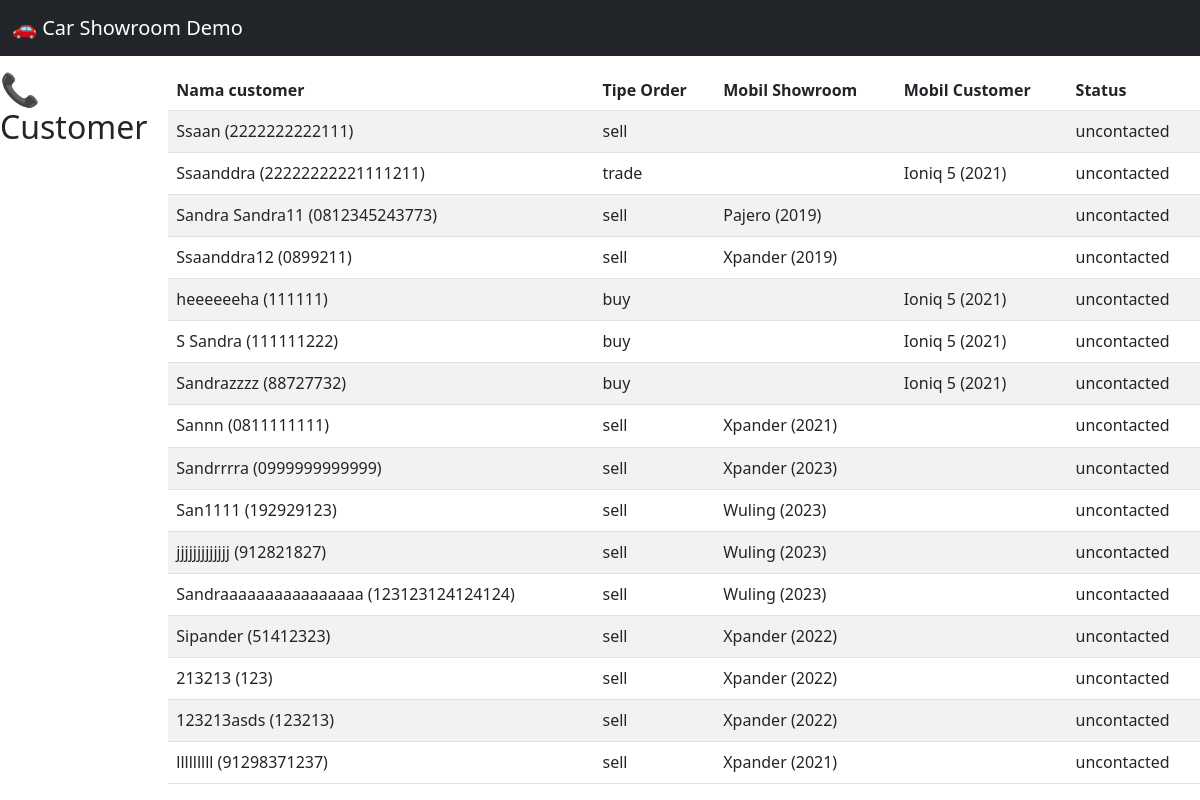
The app's page /demo/dashboard/customerlist/, older data.
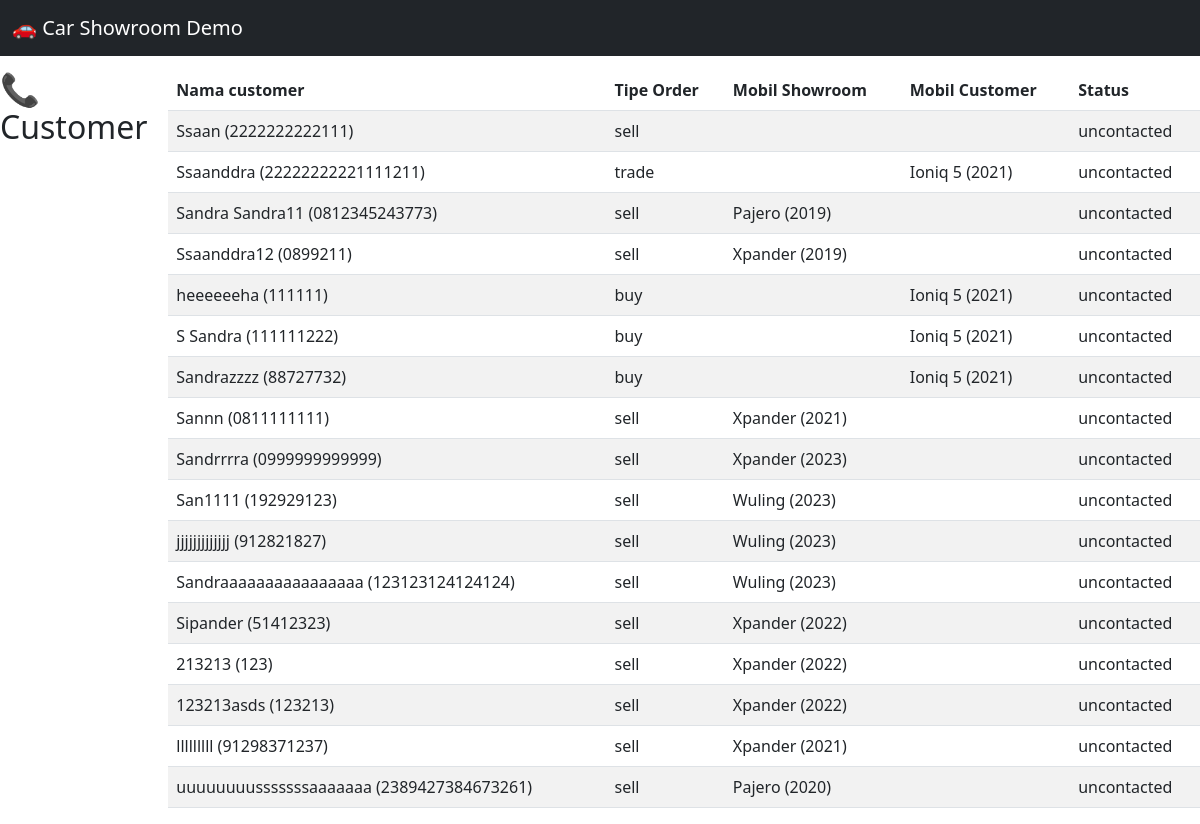
The same page, newer data.
### orders/models.py (models this page shows, shortened)
class Order(models.Model):
    ORDER_TYPE_CHOICES = [
        ("sell","Sell"),
        ("trade","Trade"),
        ("buy","Buy"),
    ]
    customer = models.ForeignKey(Customer, on_delete=models.CASCADE, related_name='orders')
    showroom_car = models.ForeignKey(Cars, on_delete=models.CASCADE, null=True, blank=True)
    offer_type = models.CharField(max_length=10, choices=ORDER_TYPE_CHOICES)
    trade_in_car = models.OneToOneField(TradeInCar, on_delete=models.SET_NULL, null=True, blank=True)
    created_at = models.DateTimeField(auto_now_add=True)

class TradeInCar(models.Model):
    customer = models.ForeignKey(Customer, on_delete=models.CASCADE)
    offered_vehicle_model = models.CharField(max_length=100, blank=True, null=True)
    offered_vehicle_varian = models.CharField(max_length=100, blank=True, null=True)
    offered_vehicle_transmission = models.CharField(max_length=20, choices=[('auto','Otomatis'), ('manual', 'Manual')], blank=True, null=True)
    offered_vehicle_province = models.CharField(max_length=50, blank=True, null=True)
    offered_vehicle_year = models.IntegerField(blank=True, null=True)
    offered_vehicle_kilometers = models.IntegerField(blank=True, null=True)
    offered_vehicle_notes = models.TextField(blank=True, null=True)

### customer/models.py (models this page shows, shortened)
class Customer(models.Model):
    STATUS_CHOICES = [
        ("deal","Deal"),
        ("negotiating","Negotiating"),
        ("not_deal", "Not Deal"),
        ("uncontacted", "Uncontacted"),
        ("rna","RNA (Return, No Answer)"),
    ]
    user = models.OneToOneField(User, on_delete=models.CASCADE, related_name="customer_profile",null=True,blank=True)
    name = models.CharField(max_length=100)
    phone_number = models.CharField(max_length=20, unique=True)
    email = models.EmailField(blank=True, null=True)
    address = models.TextField(blank=True, null=True)
    status = models.CharField(max_length=20, choices=STATUS_CHOICES, default="uncontacted")
    created_at = models.DateTimeField(auto_now_add=True)
    updated_at = models.DateTimeField(auto_now=True)

### cars/models.py (models this page shows, shortened)
class Cars(models.Model):
    id = models.AutoField(primary_key=True)
    nama = models.CharField(max_length=100)
    harga = models.DecimalField(max_digits=12, decimal_places=2)
    merek = models.CharField(max_length=50)
    model = models.CharField(max_length=50)
    tahun = models.IntegerField()
    kilometer = models.IntegerField()
    transmisi = models.CharField(max_length=20, choices=[('auto','Otomatis'), ('manual', 'Manual')])
    jenis_bahan_bakar = models.CharField(max_length=20, choices=[('bensin','Bensin'), ('diesel', 'Diesel'), ('elektrik', 'Elektrik')])
    mesin = models.CharField(max_length=50)
    tempat_duduk = models.IntegerField()
    deskripsi = models.TextField()
    gambar = models.ImageField(upload_to='cars/images/',blank=True, null=True)
    status = models.CharField(max_length=20,
                              choices=[('available','Available'),('sold','Sold'),('booked','Booked')],default='available')

### demo/views.py (the view)
# urls.py: path('dashboard/customerlist/', dashboard_customer_list, name='demo_customer_list_dashboard'),
def dashboard_customer_list(request):
    context = {
        'orders' : Order.objects.select_related("customer","trade_in_car").all()
    }
    return render(request,'demo/customer_list_dashboard.html',context)

### demo/templates/demo/customer_list_dashboard.html
{% extends 'demo/base.html' %}
{% block content %}
<h2>📞 Customer</h2>
<table class="table table-striped">
  <thead>
    <tr>
      <th>Nama customer</th>
      <th>Tipe Order</th>
      <th>Mobil Showroom</th>
      <th>Mobil Customer</th>
      <th>Status</th>
    </tr>
  </thead>
  <tbody>
    {% for order in orders %}
    <tr>
      <td> {{ order.customer.name }} ({{ order.customer.phone_number }}) </td>
      <td>  {{ order.offer_type }} </td>
      {% if order.trade_in_car.offered_vehicle_model %}
      <td> {{ order.trade_in_car.offered_vehicle_model }} ({{ order.trade_in_car.offered_vehicle_year }}) </td>
      {% else %}
      <td>  </td>
      {% endif %}
      {% if order.showroom_car.nama %}
      <td>     {{ order.showroom_car.nama }} ({{ order.showroom_car.tahun }}) </td>
      {% else %}
      <td>  </td>
      {% endif %}
      <td> {{ order.customer.status }}</td>
    </tr>
    {% endfor %}
  </tbody>
</table>
{% endblock content %}

Row changes from the older to the newer data that the page shows:
added Order: customer.name "uuuuuuuusssssssaaaaaaa", customer.phone_number "2389427384673261", offer_type "sell", trade_in_car.offered_vehicle_model "Pajero", trade_in_car.offered_vehicle_year "2020", customer.status "uncontacted"
